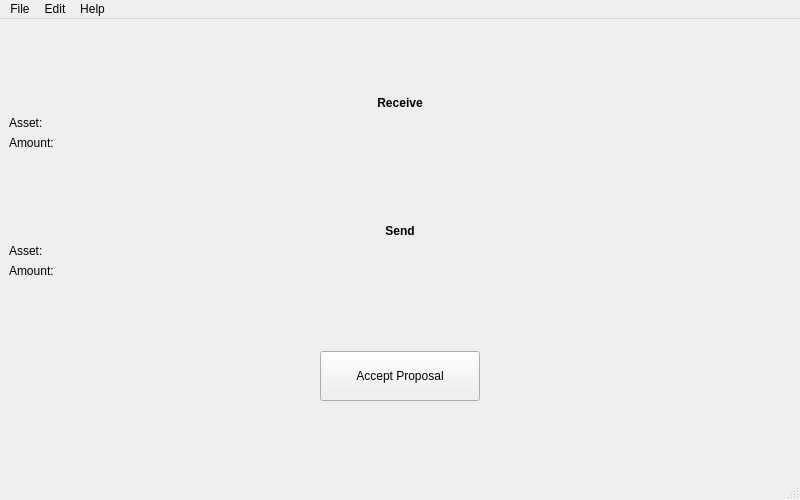
<?xml version="1.0" encoding="UTF-8"?>
<ui version="4.0">
 <class>AcceptWindow</class>
 <widget class="QMainWindow" name="AcceptWindow">
  <property name="geometry">
   <rect>
    <x>0</x>
    <y>0</y>
    <width>800</width>
    <height>500</height>
   </rect>
  </property>
  <property name="minimumSize">
   <size>
    <width>800</width>
    <height>500</height>
   </size>
  </property>
  <property name="windowTitle">
   <string>Liquid Asset Swap - Accept a Swap [2/3]</string>
  </property>
  <widget class="QWidget" name="centralwidget">
   <layout class="QGridLayout" name="gridLayout">
    <item row="0" column="0">
     <layout class="QVBoxLayout" name="verticalLayoutMain">
      <item>
       <spacer name="verticalSpacer1">
        <property name="orientation">
         <enum>Qt::Vertical</enum>
        </property>
        <property name="sizeType">
         <enum>QSizePolicy::Expanding</enum>
        </property>
        <property name="sizeHint" stdset="0">
         <size>
          <width>20</width>
          <height>40</height>
         </size>
        </property>
       </spacer>
      </item>
      <item>
       <layout class="QVBoxLayout" name="verticalLayoutProposer">
        <item>
         <widget class="QLabel" name="labelProposerTitle">
          <property name="font">
           <font>
            <weight>75</weight>
            <bold>true</bold>
           </font>
          </property>
          <property name="text">
           <string>Receive</string>
          </property>
          <property name="alignment">
           <set>Qt::AlignCenter</set>
          </property>
         </widget>
        </item>
        <item>
         <layout class="QGridLayout" name="gridLayoutProposer">
          <item row="1" column="0">
           <widget class="QLabel" name="labelProposerAmount">
            <property name="text">
             <string>Amount:</string>
            </property>
           </widget>
          </item>
          <item row="0" column="0">
           <widget class="QLabel" name="labelProposerAsset">
            <property name="text">
             <string>Asset:</string>
            </property>
           </widget>
          </item>
          <item row="0" column="1">
           <widget class="QLabel" name="labelProposerAssetValue">
            <property name="sizePolicy">
             <sizepolicy hsizetype="Expanding" vsizetype="Preferred">
              <horstretch>0</horstretch>
              <verstretch>0</verstretch>
             </sizepolicy>
            </property>
            <property name="text">
             <string/>
            </property>
            <property name="textInteractionFlags">
             <set>Qt::TextBrowserInteraction</set>
            </property>
           </widget>
          </item>
          <item row="1" column="1">
           <widget class="QLabel" name="labelProposerAmountValue">
            <property name="text">
             <string/>
            </property>
            <property name="alignment">
             <set>Qt::AlignLeading|Qt::AlignLeft|Qt::AlignVCenter</set>
            </property>
            <property name="textInteractionFlags">
             <set>Qt::TextBrowserInteraction</set>
            </property>
           </widget>
          </item>
         </layout>
        </item>
       </layout>
      </item>
      <item>
       <spacer name="verticalSpacer2">
        <property name="orientation">
         <enum>Qt::Vertical</enum>
        </property>
        <property name="sizeType">
         <enum>QSizePolicy::Expanding</enum>
        </property>
        <property name="sizeHint" stdset="0">
         <size>
          <width>20</width>
          <height>40</height>
         </size>
        </property>
       </spacer>
      </item>
      <item>
       <layout class="QVBoxLayout" name="verticalLayoutReceiver">
        <item>
         <widget class="QLabel" name="labelReceiverTitle">
          <property name="font">
           <font>
            <weight>75</weight>
            <bold>true</bold>
           </font>
          </property>
          <property name="text">
           <string>Send</string>
          </property>
          <property name="alignment">
           <set>Qt::AlignCenter</set>
          </property>
         </widget>
        </item>
        <item>
         <layout class="QGridLayout" name="gridLayoutReceiver">
          <item row="0" column="0">
           <widget class="QLabel" name="labelReceiverAsset">
            <property name="text">
             <string>Asset:</string>
            </property>
           </widget>
          </item>
          <item row="0" column="1">
           <widget class="QLabel" name="labelReceiverAssetValue">
            <property name="sizePolicy">
             <sizepolicy hsizetype="Expanding" vsizetype="Preferred">
              <horstretch>0</horstretch>
              <verstretch>0</verstretch>
             </sizepolicy>
            </property>
            <property name="text">
             <string/>
            </property>
            <property name="textInteractionFlags">
             <set>Qt::TextBrowserInteraction</set>
            </property>
           </widget>
          </item>
          <item row="1" column="1">
           <widget class="QLabel" name="labelReceiverAmountValue">
            <property name="text">
             <string/>
            </property>
            <property name="alignment">
             <set>Qt::AlignLeading|Qt::AlignLeft|Qt::AlignVCenter</set>
            </property>
            <property name="textInteractionFlags">
             <set>Qt::TextBrowserInteraction</set>
            </property>
           </widget>
          </item>
          <item row="1" column="0">
           <widget class="QLabel" name="labelReceiverAmount">
            <property name="text">
             <string>Amount:</string>
            </property>
           </widget>
          </item>
         </layout>
        </item>
       </layout>
      </item>
      <item>
       <spacer name="verticalSpacer3">
        <property name="orientation">
         <enum>Qt::Vertical</enum>
        </property>
        <property name="sizeType">
         <enum>QSizePolicy::Expanding</enum>
        </property>
        <property name="sizeHint" stdset="0">
         <size>
          <width>20</width>
          <height>40</height>
         </size>
        </property>
       </spacer>
      </item>
      <item>
       <layout class="QHBoxLayout" name="horizontalLayoutBottom">
        <item>
         <spacer name="horizontalSpacer1">
          <property name="orientation">
           <enum>Qt::Horizontal</enum>
          </property>
          <property name="sizeHint" stdset="0">
           <size>
            <width>40</width>
            <height>20</height>
           </size>
          </property>
         </spacer>
        </item>
        <item>
         <widget class="QPushButton" name="buttonAccept">
          <property name="sizePolicy">
           <sizepolicy hsizetype="Minimum" vsizetype="Minimum">
            <horstretch>0</horstretch>
            <verstretch>0</verstretch>
           </sizepolicy>
          </property>
          <property name="minimumSize">
           <size>
            <width>160</width>
            <height>50</height>
           </size>
          </property>
          <property name="statusTip">
           <string>Accept proposal and fund the transaction.</string>
          </property>
          <property name="layoutDirection">
           <enum>Qt::LeftToRight</enum>
          </property>
          <property name="text">
           <string>Accept Proposal</string>
          </property>
         </widget>
        </item>
        <item>
         <spacer name="horizontalSpacer2">
          <property name="orientation">
           <enum>Qt::Horizontal</enum>
          </property>
          <property name="sizeHint" stdset="0">
           <size>
            <width>40</width>
            <height>20</height>
           </size>
          </property>
         </spacer>
        </item>
       </layout>
      </item>
      <item>
       <spacer name="verticalSpacer4">
        <property name="orientation">
         <enum>Qt::Vertical</enum>
        </property>
        <property name="sizeHint" stdset="0">
         <size>
          <width>20</width>
          <height>40</height>
         </size>
        </property>
       </spacer>
      </item>
     </layout>
    </item>
   </layout>
  </widget>
  <widget class="QStatusBar" name="statusbar"/>
  <widget class="QMenuBar" name="menuBar">
   <property name="geometry">
    <rect>
     <x>0</x>
     <y>0</y>
     <width>800</width>
     <height>22</height>
    </rect>
   </property>
   <widget class="QMenu" name="menuFIle">
    <property name="title">
     <string>File</string>
    </property>
    <addaction name="actionNew"/>
    <addaction name="separator"/>
    <addaction name="actionExit"/>
   </widget>
   <widget class="QMenu" name="menuEdit">
    <property name="title">
     <string>Edit</string>
    </property>
    <widget class="QMenu" name="menuAuthentication">
     <property name="title">
      <string>Authentication</string>
     </property>
     <addaction name="actionConf"/>
     <addaction name="actionURL"/>
    </widget>
    <addaction name="separator"/>
    <addaction name="menuAuthentication"/>
   </widget>
   <widget class="QMenu" name="menuHelp">
    <property name="title">
     <string>Help</string>
    </property>
    <addaction name="actionAbout"/>
   </widget>
   <addaction name="menuFIle"/>
   <addaction name="menuEdit"/>
   <addaction name="menuHelp"/>
  </widget>
  <action name="actionNew">
   <property name="text">
    <string>Start Over</string>
   </property>
   <property name="shortcut">
    <string>Ctrl+N</string>
   </property>
  </action>
  <action name="actionExit">
   <property name="text">
    <string>Exit</string>
   </property>
   <property name="shortcut">
    <string>Ctrl+Q</string>
   </property>
  </action>
  <action name="actionAbout">
   <property name="text">
    <string>About</string>
   </property>
   <property name="shortcut">
    <string>Ctrl+H</string>
   </property>
  </action>
  <action name="actionConf">
   <property name="enabled">
    <bool>false</bool>
   </property>
   <property name="text">
    <string>Specify liquid.conf…</string>
   </property>
   <property name="shortcut">
    <string>Ctrl+Shift+C</string>
   </property>
  </action>
  <action name="actionURL">
   <property name="enabled">
    <bool>false</bool>
   </property>
   <property name="text">
    <string>Liquid Node URL…</string>
   </property>
   <property name="shortcut">
    <string>Ctrl+Shift+U</string>
   </property>
  </action>
 </widget>
 <resources/>
 <connections/>
</ui>
